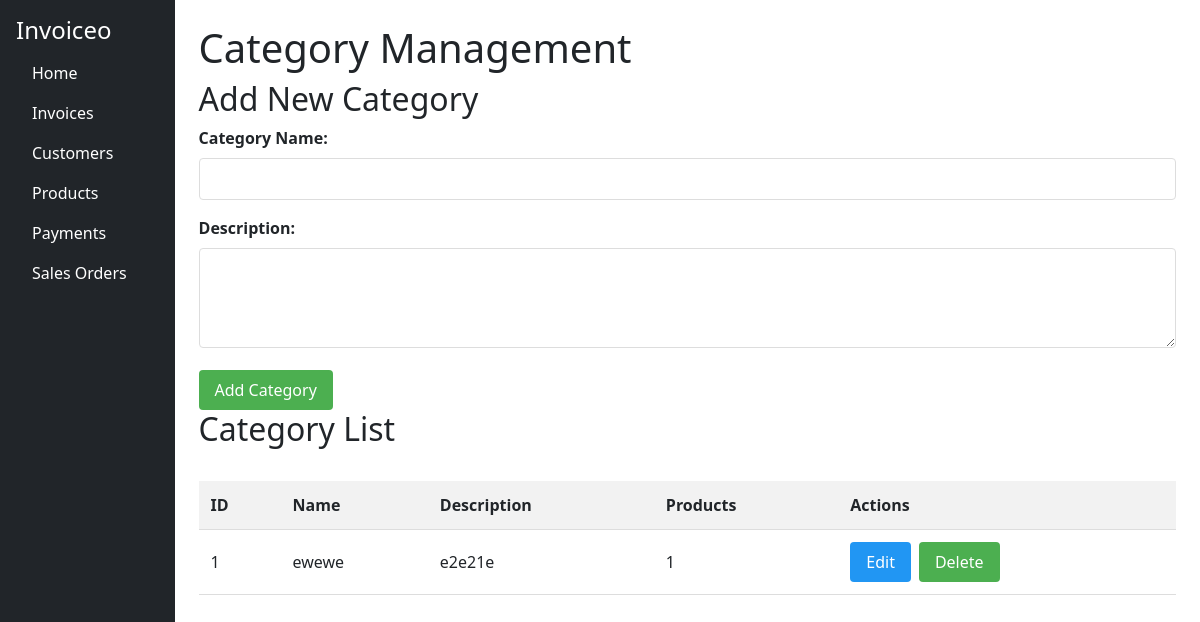
The page /categories on the database as committed earlier.
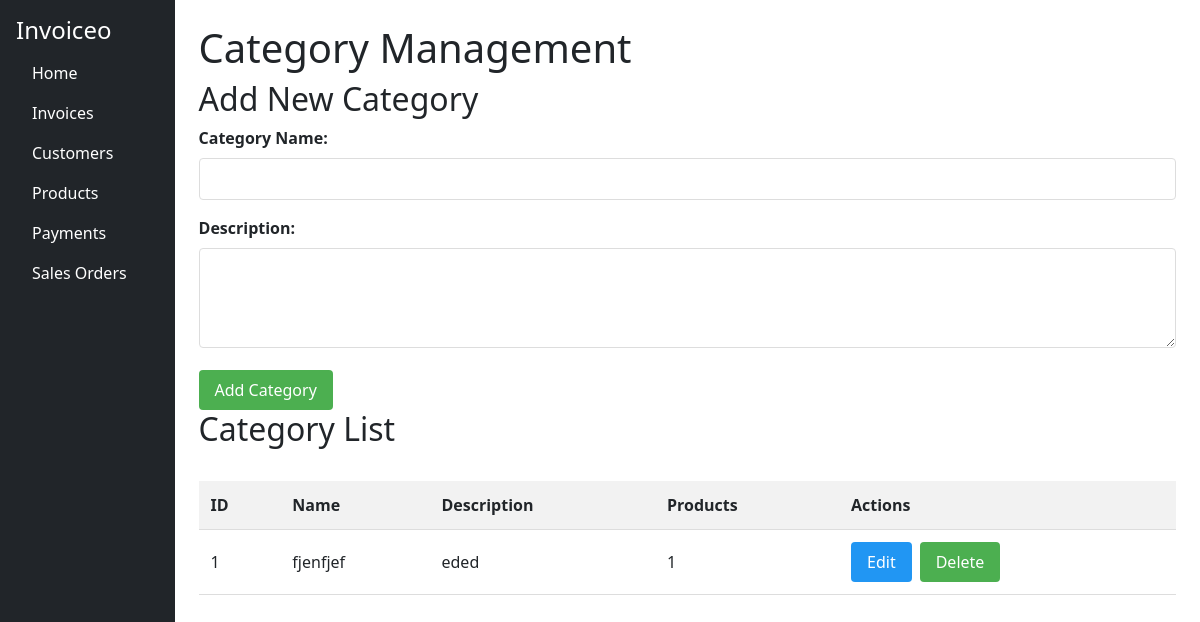
The same page on the database as committed later.
### app.py (models this page shows)
class Category(db.Model):
    id = db.Column(db.Integer, primary_key=True)
    name = db.Column(db.String(100), unique=True)
    description = db.Column(db.String(300))
    products = db.relationship('Product', backref='category')

### app.py (the view)
@app.route('/categories')
def categories():
    all_categories = Category.query.all()
    return render_template('categories.html', categories=all_categories)

### templates/categories.html
{% extends 'base.html' %}
{% block content %}
<h1>Category Management</h1>
<link rel="stylesheet" href="{{ url_for('static', filename='products.css') }}">
<h2>Add New Category</h2>
<form method="POST" action="/add_category">
    <div class="form-group">
        <label for="name">Category Name:</label>
        <input type="text" id="name" name="name" required>
    </div>
    <div class="form-group">
        <label for="description">Description:</label>
        <textarea id="description" name="description"></textarea>
    </div>
    <button type="submit">Add Category</button>
</form>
<h2>Category List</h2>
<table>
    <thead>
        <tr>
            <th>ID</th>
            <th>Name</th>
            <th>Description</th>
            <th>Products</th>
            <th>Actions</th>
        </tr>
    </thead>
    <tbody>
        {% for category in categories %}
        <tr>
            <td>{{ category.id }}</td>
            <td>{{ category.name }}</td>
            <td>{{ category.description }}</td>
            <td>{{ category.products|length }}</td>
            <td class="actions">
                <a href="{{ url_for('edit_category', id=category.id) }}" class="btn-edit">Edit</a>
                <form action="{{ url_for('delete_category', id=category.id) }}" method="POST">
                    <button type="submit" class="btn-delete" onclick="return confirm('Delete this category?')">Delete</button>
                </form>
            </td>
        </tr>
        {% endfor %}
    </tbody>
</table>
{% endblock %}

Rows that differ between the two databases and show on the page:
changed Category id 1: name "ewewe" → "fjenfjef"; description "e2e21e" → "eded"
